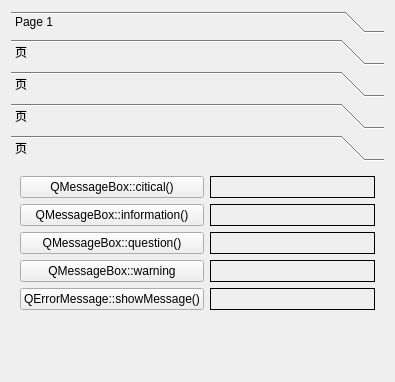
<?xml version="1.0" encoding="UTF-8"?>
<ui version="4.0">
 <class>Dialog</class>
 <widget class="QDialog" name="Dialog">
  <property name="geometry">
   <rect>
    <x>0</x>
    <y>0</y>
    <width>395</width>
    <height>382</height>
   </rect>
  </property>
  <property name="windowTitle">
   <string>Dialog</string>
  </property>
  <layout class="QVBoxLayout" name="verticalLayout">
   <item>
    <widget class="QToolBox" name="toolBox">
     <property name="currentIndex">
      <number>4</number>
     </property>
     <widget class="QWidget" name="page">
      <property name="geometry">
       <rect>
        <x>0</x>
        <y>0</y>
        <width>383</width>
        <height>250</height>
       </rect>
      </property>
      <attribute name="label">
       <string>Page 1</string>
      </attribute>
      <layout class="QGridLayout" name="gridLayout">
       <item row="0" column="0">
        <widget class="QPushButton" name="btnInputInt">
         <property name="text">
          <string>getInt()</string>
         </property>
        </widget>
       </item>
       <item row="0" column="1">
        <widget class="QLineEdit" name="editInputInt"/>
       </item>
       <item row="1" column="0">
        <widget class="QPushButton" name="btnInputDouble">
         <property name="text">
          <string>getDouble()</string>
         </property>
        </widget>
       </item>
       <item row="1" column="1">
        <widget class="QLineEdit" name="editInputDouble"/>
       </item>
       <item row="2" column="0">
        <widget class="QPushButton" name="btnInputItem">
         <property name="text">
          <string>getItem()</string>
         </property>
        </widget>
       </item>
       <item row="2" column="1">
        <widget class="QLineEdit" name="editInputItem"/>
       </item>
       <item row="3" column="0">
        <widget class="QPushButton" name="btnInputText">
         <property name="text">
          <string>getText()</string>
         </property>
        </widget>
       </item>
       <item row="3" column="1">
        <widget class="QLineEdit" name="editInputText"/>
       </item>
       <item row="4" column="0">
        <widget class="QPushButton" name="btnInputMultiLine">
         <property name="text">
          <string>getMultiLine</string>
         </property>
        </widget>
       </item>
       <item row="4" column="1" rowspan="2">
        <widget class="QTextEdit" name="editInputMultiline"/>
       </item>
       <item row="5" column="0" rowspan="2">
        <spacer name="verticalSpacer">
         <property name="orientation">
          <enum>Qt::Vertical</enum>
         </property>
         <property name="sizeHint" stdset="0">
          <size>
           <width>20</width>
           <height>87</height>
          </size>
         </property>
        </spacer>
       </item>
      </layout>
     </widget>
     <widget class="QWidget" name="page_3">
      <property name="geometry">
       <rect>
        <x>0</x>
        <y>0</y>
        <width>383</width>
        <height>250</height>
       </rect>
      </property>
      <attribute name="label">
       <string>页</string>
      </attribute>
      <layout class="QVBoxLayout" name="verticalLayout_3">
       <item>
        <layout class="QHBoxLayout" name="horizontalLayout">
         <item>
          <widget class="QPushButton" name="btnColor">
           <property name="text">
            <string>getColor()</string>
           </property>
          </widget>
         </item>
         <item>
          <widget class="QLabel" name="labelColor">
           <property name="frameShape">
            <enum>QFrame::Box</enum>
           </property>
           <property name="text">
            <string/>
           </property>
          </widget>
         </item>
        </layout>
       </item>
       <item>
        <spacer name="verticalSpacer_2">
         <property name="orientation">
          <enum>Qt::Vertical</enum>
         </property>
         <property name="sizeHint" stdset="0">
          <size>
           <width>20</width>
           <height>91</height>
          </size>
         </property>
        </spacer>
       </item>
       <item>
        <widget class="QGroupBox" name="groupBox">
         <property name="title">
          <string>选项</string>
         </property>
         <layout class="QVBoxLayout" name="verticalLayout_2">
          <item>
           <widget class="QCheckBox" name="active">
            <property name="text">
             <string>不使用本机对话框</string>
            </property>
           </widget>
          </item>
          <item>
           <widget class="QCheckBox" name="alpha">
            <property name="text">
             <string>显示alpha通道</string>
            </property>
           </widget>
          </item>
          <item>
           <widget class="QCheckBox" name="noBtn">
            <property name="text">
             <string>无按钮</string>
            </property>
           </widget>
          </item>
         </layout>
        </widget>
       </item>
      </layout>
     </widget>
     <widget class="QWidget" name="page_4">
      <property name="geometry">
       <rect>
        <x>0</x>
        <y>0</y>
        <width>383</width>
        <height>250</height>
       </rect>
      </property>
      <attribute name="label">
       <string>页</string>
      </attribute>
      <layout class="QGridLayout" name="gridLayout_2">
       <item row="0" column="0">
        <widget class="QPushButton" name="btnFont">
         <property name="text">
          <string>QFontDialog::getFont()</string>
         </property>
        </widget>
       </item>
       <item row="0" column="1">
        <widget class="QLabel" name="labelFont">
         <property name="frameShape">
          <enum>QFrame::Box</enum>
         </property>
         <property name="text">
          <string/>
         </property>
        </widget>
       </item>
       <item row="1" column="0">
        <spacer name="verticalSpacer_3">
         <property name="orientation">
          <enum>Qt::Vertical</enum>
         </property>
         <property name="sizeHint" stdset="0">
          <size>
           <width>20</width>
           <height>27</height>
          </size>
         </property>
        </spacer>
       </item>
       <item row="2" column="0">
        <widget class="QGroupBox" name="groupBox_2">
         <property name="title">
          <string>选项</string>
         </property>
         <layout class="QVBoxLayout" name="verticalLayout_4">
          <item>
           <widget class="QCheckBox" name="checkBoxFontNoButton">
            <property name="text">
             <string>无按钮</string>
            </property>
           </widget>
          </item>
          <item>
           <widget class="QCheckBox" name="checkBoxFontNotNative">
            <property name="text">
             <string>不使用本机对话框</string>
            </property>
           </widget>
          </item>
          <item>
           <widget class="QCheckBox" name="checkBoxFontScalable">
            <property name="text">
             <string>显示可缩放字体</string>
            </property>
           </widget>
          </item>
          <item>
           <widget class="QCheckBox" name="checkBoxFontNoScalable">
            <property name="text">
             <string>显示非可缩放字体</string>
            </property>
           </widget>
          </item>
          <item>
           <widget class="QCheckBox" name="checkBoxFontMonospaced">
            <property name="text">
             <string>显示等宽字体</string>
            </property>
           </widget>
          </item>
          <item>
           <widget class="QCheckBox" name="checkBoxFontProportional">
            <property name="text">
             <string>显示比例字体</string>
            </property>
           </widget>
          </item>
         </layout>
        </widget>
       </item>
      </layout>
     </widget>
     <widget class="QWidget" name="page_5">
      <property name="geometry">
       <rect>
        <x>0</x>
        <y>0</y>
        <width>383</width>
        <height>250</height>
       </rect>
      </property>
      <attribute name="label">
       <string>页</string>
      </attribute>
      <layout class="QGridLayout" name="gridLayout_9">
       <item row="0" column="0">
        <widget class="QPushButton" name="dir">
         <property name="text">
          <string>QFileDialog::getExistingDirectory()</string>
         </property>
        </widget>
       </item>
       <item row="0" column="1">
        <widget class="QLabel" name="labeldir">
         <property name="frameShape">
          <enum>QFrame::Box</enum>
         </property>
         <property name="text">
          <string/>
         </property>
        </widget>
       </item>
       <item row="1" column="0">
        <widget class="QPushButton" name="filename">
         <property name="text">
          <string>QFileDialog::getOpenFileName()</string>
         </property>
        </widget>
       </item>
       <item row="1" column="1">
        <widget class="QLabel" name="labelfilename">
         <property name="frameShape">
          <enum>QFrame::Box</enum>
         </property>
         <property name="text">
          <string/>
         </property>
        </widget>
       </item>
       <item row="2" column="0">
        <widget class="QPushButton" name="filenames">
         <property name="text">
          <string>QFileDialog::getOpenFileNames()</string>
         </property>
        </widget>
       </item>
       <item row="2" column="1">
        <widget class="QLabel" name="labelfilenames">
         <property name="frameShape">
          <enum>QFrame::Box</enum>
         </property>
         <property name="text">
          <string/>
         </property>
        </widget>
       </item>
       <item row="3" column="0">
        <widget class="QPushButton" name="save">
         <property name="text">
          <string>QFileDialog::getSaveFileName()</string>
         </property>
        </widget>
       </item>
       <item row="3" column="1">
        <widget class="QLabel" name="labelsave">
         <property name="frameShape">
          <enum>QFrame::Box</enum>
         </property>
         <property name="text">
          <string/>
         </property>
        </widget>
       </item>
       <item row="4" column="0">
        <spacer name="verticalSpacer_13">
         <property name="orientation">
          <enum>Qt::Vertical</enum>
         </property>
         <property name="sizeHint" stdset="0">
          <size>
           <width>20</width>
           <height>123</height>
          </size>
         </property>
        </spacer>
       </item>
       <item row="4" column="1">
        <spacer name="verticalSpacer_14">
         <property name="orientation">
          <enum>Qt::Vertical</enum>
         </property>
         <property name="sizeHint" stdset="0">
          <size>
           <width>20</width>
           <height>123</height>
          </size>
         </property>
        </spacer>
       </item>
      </layout>
     </widget>
     <widget class="QWidget" name="page_6">
      <property name="geometry">
       <rect>
        <x>0</x>
        <y>0</y>
        <width>383</width>
        <height>250</height>
       </rect>
      </property>
      <attribute name="label">
       <string>页</string>
      </attribute>
      <layout class="QGridLayout" name="gridLayout_3">
       <item row="0" column="0">
        <widget class="QPushButton" name="btncritical">
         <property name="text">
          <string>QMessageBox::citical()</string>
         </property>
        </widget>
       </item>
       <item row="0" column="1">
        <widget class="QLabel" name="labelcritical">
         <property name="frameShape">
          <enum>QFrame::Box</enum>
         </property>
         <property name="text">
          <string/>
         </property>
        </widget>
       </item>
       <item row="1" column="0">
        <widget class="QPushButton" name="btninfo">
         <property name="text">
          <string>QMessageBox::information()</string>
         </property>
        </widget>
       </item>
       <item row="1" column="1">
        <widget class="QLabel" name="labelinfo">
         <property name="frameShape">
          <enum>QFrame::Box</enum>
         </property>
         <property name="text">
          <string/>
         </property>
        </widget>
       </item>
       <item row="2" column="0">
        <widget class="QPushButton" name="btnques">
         <property name="text">
          <string>QMessageBox::question()</string>
         </property>
        </widget>
       </item>
       <item row="2" column="1">
        <widget class="QLabel" name="labelques">
         <property name="frameShape">
          <enum>QFrame::Box</enum>
         </property>
         <property name="text">
          <string/>
         </property>
        </widget>
       </item>
       <item row="3" column="0">
        <widget class="QPushButton" name="btnwar">
         <property name="text">
          <string>QMessageBox::warning</string>
         </property>
        </widget>
       </item>
       <item row="3" column="1">
        <widget class="QLabel" name="labelwar">
         <property name="frameShape">
          <enum>QFrame::Box</enum>
         </property>
         <property name="text">
          <string/>
         </property>
        </widget>
       </item>
       <item row="4" column="0">
        <widget class="QPushButton" name="btnshow">
         <property name="text">
          <string>QErrorMessage::showMessage()</string>
         </property>
        </widget>
       </item>
       <item row="4" column="1">
        <widget class="QLabel" name="labelshow">
         <property name="frameShape">
          <enum>QFrame::Box</enum>
         </property>
         <property name="text">
          <string/>
         </property>
        </widget>
       </item>
       <item row="5" column="0">
        <spacer name="verticalSpacer_4">
         <property name="orientation">
          <enum>Qt::Vertical</enum>
         </property>
         <property name="sizeHint" stdset="0">
          <size>
           <width>20</width>
           <height>101</height>
          </size>
         </property>
        </spacer>
       </item>
       <item row="5" column="1">
        <spacer name="verticalSpacer_5">
         <property name="orientation">
          <enum>Qt::Vertical</enum>
         </property>
         <property name="sizeHint" stdset="0">
          <size>
           <width>20</width>
           <height>101</height>
          </size>
         </property>
        </spacer>
       </item>
      </layout>
     </widget>
    </widget>
   </item>
  </layout>
 </widget>
 <resources/>
 <connections/>
</ui>
